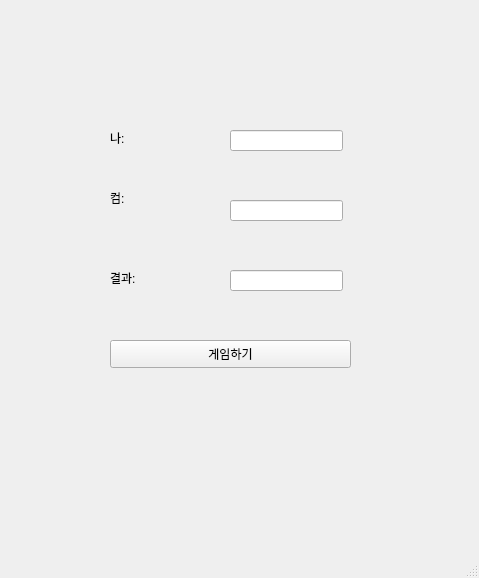
<?xml version="1.0" encoding="UTF-8"?>
<ui version="4.0">
 <class>MainWindow</class>
 <widget class="QMainWindow" name="MainWindow">
  <property name="geometry">
   <rect>
    <x>0</x>
    <y>0</y>
    <width>479</width>
    <height>578</height>
   </rect>
  </property>
  <property name="windowTitle">
   <string>MainWindow</string>
  </property>
  <widget class="QWidget" name="centralwidget">
   <widget class="QLabel" name="lbl_mine">
    <property name="geometry">
     <rect>
      <x>110</x>
      <y>130</y>
      <width>64</width>
      <height>15</height>
     </rect>
    </property>
    <property name="text">
     <string>나:</string>
    </property>
   </widget>
   <widget class="QLabel" name="lbl_com">
    <property name="geometry">
     <rect>
      <x>110</x>
      <y>190</y>
      <width>64</width>
      <height>15</height>
     </rect>
    </property>
    <property name="text">
     <string>컴:</string>
    </property>
   </widget>
   <widget class="QLabel" name="lbl_result">
    <property name="geometry">
     <rect>
      <x>110</x>
      <y>270</y>
      <width>64</width>
      <height>15</height>
     </rect>
    </property>
    <property name="text">
     <string>결과:</string>
    </property>
   </widget>
   <widget class="QLineEdit" name="le_mine">
    <property name="geometry">
     <rect>
      <x>230</x>
      <y>130</y>
      <width>113</width>
      <height>21</height>
     </rect>
    </property>
   </widget>
   <widget class="QLineEdit" name="le_com">
    <property name="geometry">
     <rect>
      <x>230</x>
      <y>200</y>
      <width>113</width>
      <height>21</height>
     </rect>
    </property>
   </widget>
   <widget class="QLineEdit" name="le_result">
    <property name="geometry">
     <rect>
      <x>230</x>
      <y>270</y>
      <width>113</width>
      <height>21</height>
     </rect>
    </property>
   </widget>
   <widget class="QPushButton" name="pb">
    <property name="geometry">
     <rect>
      <x>110</x>
      <y>340</y>
      <width>241</width>
      <height>28</height>
     </rect>
    </property>
    <property name="text">
     <string>게임하기</string>
    </property>
   </widget>
  </widget>
  <widget class="QMenuBar" name="menubar">
   <property name="geometry">
    <rect>
     <x>0</x>
     <y>0</y>
     <width>479</width>
     <height>26</height>
    </rect>
   </property>
  </widget>
  <widget class="QStatusBar" name="statusbar"/>
 </widget>
 <resources/>
 <connections/>
</ui>
